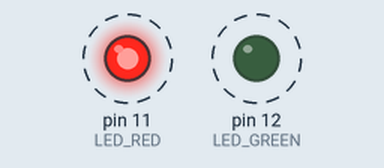
The sketch below on a simulated Arduino Uno, built with avr-gcc and run on an emulated ATmega328P. Shown: output pins drawn as LEDs (lit = HIGH). Dashed ring = blinking.

Above: at 0.12 s.
Timing chart, 0 to 3.0 s (numbered marks = the images above):
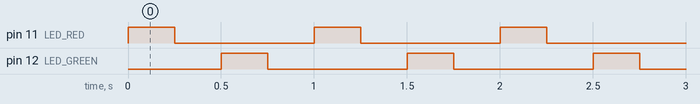

The sketch:

BlinkyColors.ino
```cpp
#define LED_RED 11
#define LED_GREEN 12

void setup() {

  // Define output pins
  pinMode(LED_RED, OUTPUT);
  pinMode(LED_GREEN, OUTPUT);

  // Set output values
  digitalWrite(LED_RED, LOW);
  digitalWrite(LED_GREEN, LOW);
}


void loop() {
  red_blink();
  green_blink();
}

// Method to blink the red LED
void red_blink() {
  digitalWrite(LED_RED, HIGH);
  delay(250);
  digitalWrite(LED_RED, LOW);
  delay(250);
}

// Method to blink the green LED
void green_blink() {
  digitalWrite(LED_GREEN, HIGH);
  delay(250);
  digitalWrite(LED_GREEN, LOW);
  delay(250);
}
```

Measured:
- by itself, pin 11 (LED_RED), pin 12 (LED_GREEN): alternates HIGH for 0.25 s and LOW for 0.75 s
- by itself, everything shown: repeats every 1.0 s, in 4 steps
